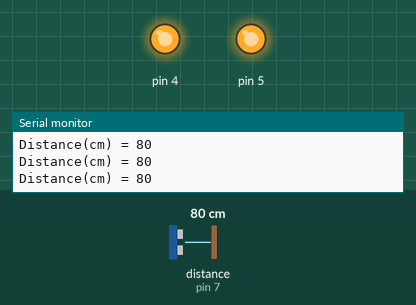
Recording of a sketch running on a simulated Arduino Uno, built with avr-gcc and run on an emulated ATmega328P. On the bench: output pins drawn as LEDs (lit = HIGH), the last lines printed to the serial monitor. Wiring (inferred from the names in the program): ultrasonic range finder: trigger pin 8; echo pin 7. Inputs (shaded band) come from the test bench; at power-on: distance to the obstacle (sensor on pin 7) 80 cm. The echo pulse lasts 58.3 µs per cm; pins used as bus, display or sensor lines are not drawn.

Above: at 1.2 s.
1.3 s: distance to the obstacle (sensor on pin 7) set to 2 cm
At 2.5 s:
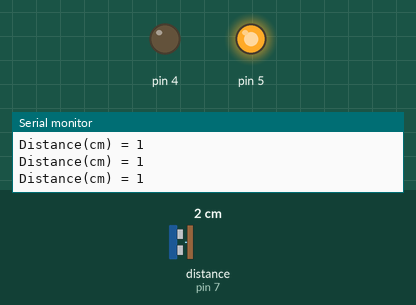
2.8 s: distance to the obstacle (sensor on pin 7) set to 18 cm
At 3.3 s:
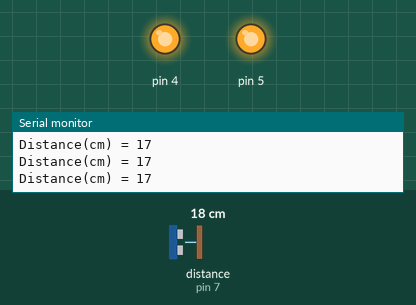
Timing chart, 0 to 5.8 s (numbered marks = the images above; inputs shaded):
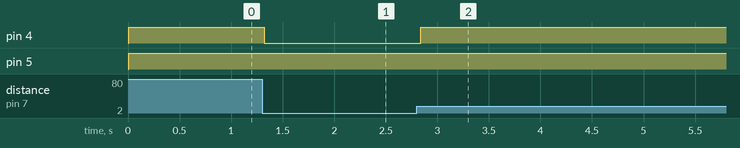

Measured:
- after the input at 1.3 s, pin 4: HIGH → LOW at once
- after the input at 2.8 s, pin 4: LOW → HIGH at once

The sketch:

chio.ino
```cpp
int distance;
int triggerPin = 8;
int echoPin = 7;

void setup(){
  Serial.begin(9600);
  pinMode(4, OUTPUT);
  pinMode(triggerPin,OUTPUT);
  pinMode(echoPin,INPUT);
}
void loop(){
  digitalWrite(triggerPin,HIGH);
  delayMicroseconds(10);
  digitalWrite(triggerPin,LOW);
  distance = pulseIn(echoPin,HIGH)/58;
  Serial.print("Distance(cm) = ");
  Serial.println(distance);
  if(distance == 10)
  {
    digitalWrite(4, HIGH);
    analogWrite(5, 0);
  }
  else if(distance > 10)
  {
    digitalWrite(4, HIGH);
    analogWrite(5, 255);
  }
  else
  {
    digitalWrite(4, LOW);
    analogWrite(5, 255);
  }
}
```
